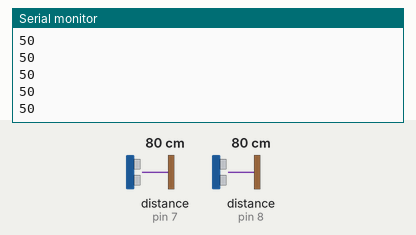
Simulated run of this sketch. Board: Arduino Uno, built with avr-gcc and run on an emulated ATmega328P. Parts: the last lines printed to the serial monitor. Wiring (inferred from the names in the program): 2 × ultrasonic range finder: trigger pin 2, echo pin 8 / trigger pin 4, echo pin 7. The test bench sets the inputs (shaded band); at power-on: distance to the obstacle (sensors on pin 7, pin 8) 80 cm. The echo pulse lasts 58.3 µs per cm.

Above: at 1.2 s.
1.3 s: distance to the obstacle (sensor on pin 7) set to 18 cm
At 1.8 s:
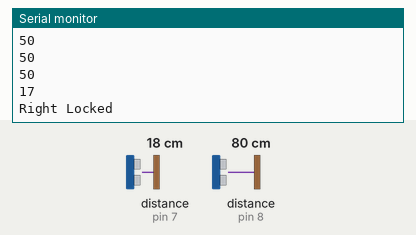
2.9 s: distance to the obstacle (sensor on pin 7) set to 2 cm
At 4.0 s:
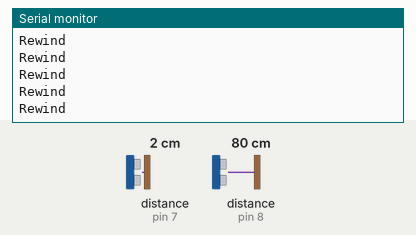
4.8 s: distance to the obstacle (sensor on pin 7) set to 35 cm
At 5.3 s:
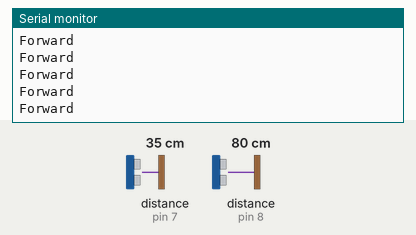

Measured:
- after the input at 1.3 s, the serial monitor: prints a new line at once (image 1)
- after the input at 2.9 s, the serial monitor: prints a new line at once (image 2)
- after the input at 4.8 s, the serial monitor: prints a new line after 0.07 s (image 3)

The sketch:

Project.ino
```cpp
// C++ code
//
const int trigger1 = 2; //Trigger pin of 1st Sensor
const int echo1 = 8; //Echo pin of 1st Sesnor
const int trigger2 = 4; //Trigger pin of 2nd Sensor
const int echo2 = 7;//Echo pin of 2nd Sensor

long time_taken;
int dist,distL,distR;

void setup() {
  Serial.begin(9600);

  pinMode(trigger1, OUTPUT);
  pinMode(echo1, INPUT);
  pinMode(trigger2, OUTPUT);
  pinMode(echo2, INPUT);
}

/*
Trigger = Generate a pulse
Echo = Recieve a pulse
Time taken between generating a pulse and recieving the pulse
gives the distance
Formula --> distance_in_cm = (time_taken / 2) / 29
Working of ultrasonic sensor
Trigger generates the wave and sends it in open space.
The wave hits an obstacle and is reflected back.
The echo pin recieves the reflected wave and the time taken is measured.
*/

/*###Function to calculate distance###*/
void calculate_distance(int trigger, int echo)
{
  // Generate wave
  digitalWrite(trigger, LOW);
  delayMicroseconds(2);
  digitalWrite(trigger, HIGH);
  delayMicroseconds(10);
  digitalWrite(trigger, LOW);

  // Recieve wave
  /*
    The pulseIn() starts the timer when echo pin goes from low
    to high and stops the timer when it goes back to low.
  */
  time_taken = pulseIn(echo, HIGH);
  dist= time_taken*0.01724; // Formula to calculate distance from time taken
  if (dist>50)
  dist = 50;
}

void loop() {
  calculate_distance(trigger1,echo1);
  distL =dist; //get distance of left sensor

  calculate_distance(trigger2,echo2);
  distR =dist; //get distance of right sensor


    Serial.println(distL);
    Serial.println(distR);


  //Pause Modes -Hold
  // Both hands should simultaneously be at a distance between 40 - 50 cm
  if ((distL >40 && distR>40) && (distL <50 && distR<50)) //Detect both hands
  {
    Serial.println("Play/Pause");
  }

  calculate_distance(trigger1,echo1);
  distL =dist;

  calculate_distance(trigger2,echo2);
  distR =dist;

  //Control Modes
  //Lock Left - Control Mode
  if (distL>=13 && distL<=17)
  {
    delay(100); //Hand Hold Time
    calculate_distance(trigger1,echo1);
    distL =dist;
    if (distL>=13 && distL<=17)
    {
      Serial.println("Left Locked"); // Activating the left sensor only
      while(distL<=40)
      {
        calculate_distance(trigger1,echo1);
        distL =dist;
        if (distL<10) //Hand pushed in
        {
          Serial.println ("Volume Up");
        }
        if (distL>20) //Hand pulled out
        {
          Serial.println ("Volume Down");
        }
      }
    }
  }

  //Lock Right - Control Mode
  if (distR>=13 && distR<=17)
  {
    delay(100); //Hand Hold Time
    calculate_distance(trigger2,echo2);
    distR =dist;
    if (distR>=13 && distR<=17)
    {
      Serial.println("Right Locked"); // Activating the right sensor only
      while(distR<=40)
      {
        calculate_distance(trigger2,echo2);
        distR =dist;
        if (distR<10) //Right hand pushed in
        {
          Serial.println ("Rewind");
        }
        if (distR>20) //Right hand pulled out
        {
          Serial.println ("Forward");
        }
    }
  }
  }
}
```
